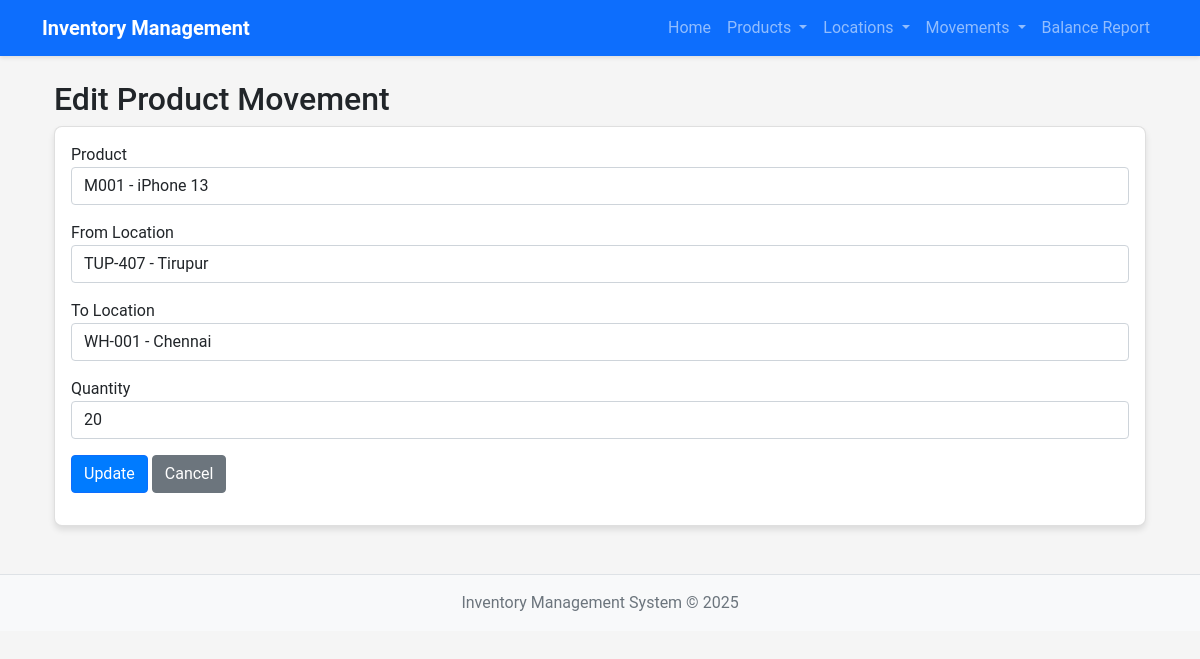
The app's page /movements/edit/M004 with its own data.
### models.py (models this page shows, shortened)
class ProductMovement(db.Model):
    __tablename__ = 'product_movements'
    movement_id = db.Column(db.String(20), primary_key=True)
    timestamp = db.Column(db.DateTime, default=datetime.utcnow)
    from_location = db.Column(db.String(20), db.ForeignKey('locations.location_id'), nullable=True)
    to_location = db.Column(db.String(20), db.ForeignKey('locations.location_id'), nullable=True)
    product_id = db.Column(db.String(20), db.ForeignKey('products.product_id'), nullable=False)
    qty = db.Column(db.Integer, nullable=False)
    product = db.relationship('Product', backref=db.backref('movements', lazy=True))
    from_location_rel = db.relationship('Location', foreign_keys=[from_location], backref=db.backref('outgoing_movements', lazy=True))
    to_location_rel = db.relationship('Location', foreign_keys=[to_location], backref=db.backref('incoming_movements', lazy=True))

### app.py (the view, shortened to what this page needs)
@app.route('/movements/edit/<string:movement_id>', methods=['GET', 'POST'])
def edit_movement(movement_id):
    movement = ProductMovement.query.get_or_404(movement_id)
    form = ProductMovementForm(obj=movement)
    products = Product.query.all()
    form.product_id.choices = [(p.product_id, f"{p.product_id} - {p.product_name}") for p in products]
    locations = Location.query.all()
    form.from_location.choices = [('', 'Select Location')] + [(l.location_id, f"{l.location_id} - {l.location_name}") for l in locations]
    form.to_location.choices = [('', 'Select Location')] + [(l.location_id, f"{l.location_id} - {l.location_name}") for l in locations]
    if request.method == 'GET':
        form.movement_id.render_kw = {'readonly': True}
    return render_template('movement/edit.html', form=form, movement=movement)

### forms.py (shortened to what this page needs)
class ProductMovementForm(FlaskForm):
    movement_id = StringField('Movement ID', validators=[DataRequired()])
    product_id = SelectField('Product', validators=[DataRequired()])
    from_location = SelectField('From Location', validators=[Optional()], choices=[('', 'Select Location')])
    to_location = SelectField('To Location', validators=[Optional()], choices=[('', 'Select Location')])
    qty = IntegerField('Quantity', validators=[DataRequired(), NumberRange(min=1)])
    submit = SubmitField('Submit')

### app.py (called while the page is built)
@app.context_processor
def inject_now():
    return {'now': datetime.utcnow()}

### templates/movement/edit.html (shortened to what this page needs)
{% extends 'base.html' %}
{% block content %}
<div class="container mt-4">
    <h2>Edit Product Movement</h2>
    <div class="card">
        <div class="card-body">
            <form method="POST">
                <div class="form-group mb-3">
                    <label>{{ form.product_id.label }}</label>
                    {{ form.product_id(class="form-control") }}
                </div>
                <div class="form-group mb-3">
                    <label>{{ form.from_location.label }}</label>
                    {{ form.from_location(class="form-control") }}
                </div>
                <div class="form-group mb-3">
                    <label>{{ form.to_location.label }}</label>
                    {{ form.to_location(class="form-control") }}
                </div>
                <div class="form-group mb-3">
                    <label>{{ form.qty.label }}</label>
                    {{ form.qty(class="form-control") }}
                </div>
                <div class="form-group mb-3">
                    <button type="submit" class="btn btn-primary">Update</button>
                    <a href="{{ url_for('list_movements') }}" class="btn btn-secondary">Cancel</a>
                </div>
            </form>
        </div>
    </div>
</div>
{% endblock %}

### static/css/style.css (style rules this page uses)
body { font-family: 'Roboto', sans-serif; background-color: #f5f5f5; }
.card { border-radius: 8px; box-shadow: 0 4px 6px rgba(0, 0, 0, 0.1); margin-bottom: 20px; }
.btn-primary { background-color: #007bff; }

### records on screen
ProductMovement: product_id "M001 - iPhone 13", from_location "TUP-407 - Tirupur", to_location "WH-001 - Chennai", qty "20"
